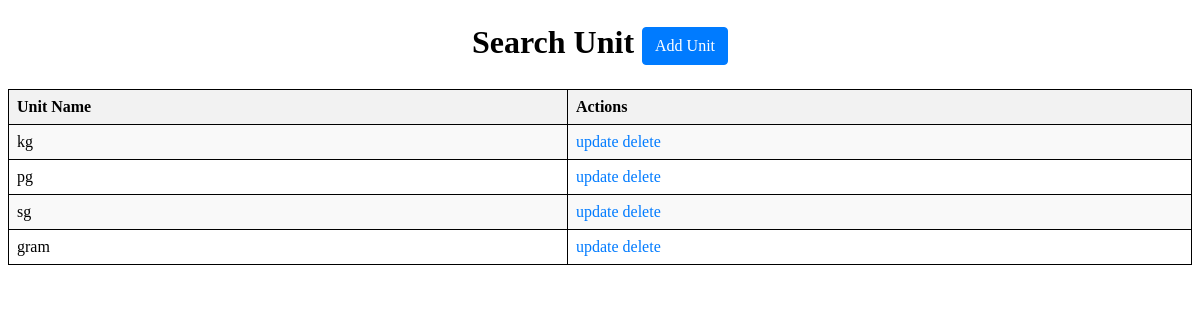
/searchunit (signed in), run on the app's committed database.
### construction/models.py (models this page shows, shortened)
class unitmeasurement (models.Model):
    unitmeasurementid = models.AutoField(primary_key=True)
    unitmeasurementname = models.CharField(max_length=50)

### construction/middlewares.py (the view)
    def wrapped_view (request,*args,**kwargs):
        if request.user.is_authenticated==False:
            return redirect('login')
        return view_function(request,*args,**kwargs)

### construction/views.py (called while the page is built)
@auth
def searchunitmeasurement(request):
    units = unitmeasurement.objects.all()
    return render(request, "searchunit.html", {'units': units})

### construction/templates/searchunit.html (shortened to what this page needs)
<h1 class="m-4 text-center">Search Unit  <a href="/createunit" class="btn btn-primary">Add Unit</a></h1>
<table border="2">
    <tr align="center">
        <th>Unit Name</th>
        <th>Actions</th>
    </tr>
    {%for i in units %}
    <tr align="center">
        <td>{{i.unitmeasurementname}}</td>
        <td> <a href="/updateunit/{{i.unitmeasurementid}}"> update</a>
            <a href="/deleteunit/{{i.unitmeasurementid}}"> delete</a></td>
    </tr>
    {% endfor %}
</table>
</body>
</html>

### construction/templates/searchunit.html (style rules this page uses)
.m-4 { margin: 1.5rem; }
.text-center { text-align: center; }
.btn { display: inline-block; font-weight: 400; color: #fff; text-align: center; vertical-align: middle; user-select: none; background-color: #007bff; border: 1px solid transparent; padding: 0.375rem 0.75rem; font-size: 1rem; line-height: 1.5; border-radius: 0.25rem; text-decoration: none; }
.btn-primary { background-color: #007bff; border-color: #007bff; }
table { width: 100%; border-collapse: collapse; margin-top: 20px; }
table, th, td { border: 1px solid black; }
th, td { padding: 8px; text-align: left; }
th { background-color: #f2f2f2; }
tr:nth-child(even) { background-color: #f9f9f9; }
a { color: #007bff; text-decoration: none; }

### data on the page
unitmeasurement: unitmeasurementname "kg"
unitmeasurement: unitmeasurementname "pg"
unitmeasurement: unitmeasurementname "sg"
unitmeasurement: unitmeasurementname "gram"
